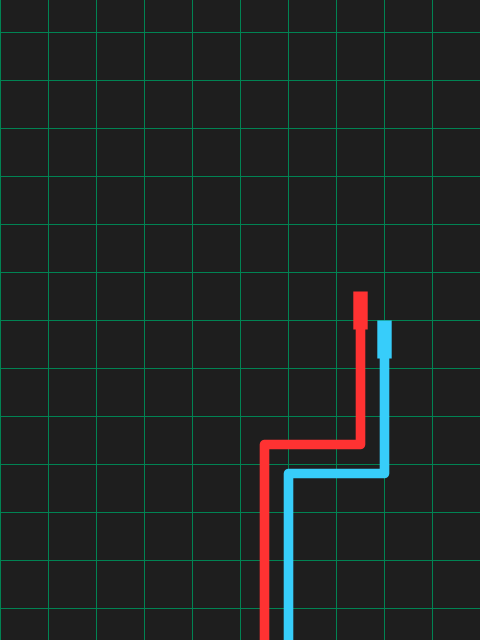
Frame 1 (no input)
Frame 2 (the mouse pressed at the canvas centre, redrawn once): identical to frame 1, image omitted

The Processing sketch that drew this single still picture (run headless with seeded random() and noise(); the mouse was pressed at the canvas centre and the sketch redrawn once):

// Processing sketch: tron
// ── tron.pde
// Manuale di Programmazione Cinematografica
// Daniele Olmisani, 2015

// Tron (1982)


final color PAPER = color(30);
final color[] INKS = {
  color(0, 135, 85),
  color(255, 50, 50),
  color(55, 205, 250),
};


void setup() {
  size(480, 640);
  noLoop();
}


void draw() {
  
  final float S =  min(width, height);
  final float U = 0.002;
  
  translate(0.5*width, 0.5*height);
  scale(S);
  
  background(PAPER);
  
  noFill();
  strokeJoin(ROUND);
  strokeCap(SQUARE);
  
  stroke(INKS[0]);
  strokeWeight(U);
  for (float i=-0.6; i<=0.6; i+=0.1) {
    line(   i, -1.0,   i, 1.0);
    line(-1.0,    i, 1.0,   i);
  } 
  
  
  for (int i=1; i<INKS.length; i++) {
    
    translate(0.05, 0.06);
    
    stroke(INKS[i]);
    strokeWeight(10*U);
    beginShape();
      vertex(0.0,  0.7); 
      vertex(0.0,  0.2);
      vertex(0.2,  0.2); 
      vertex(0.2, -0.1);
    endShape();
    
    strokeWeight(15*U);
    line(0.2, -0.12, 0.2, -0.04);
  }

  save("tron.png");
}
